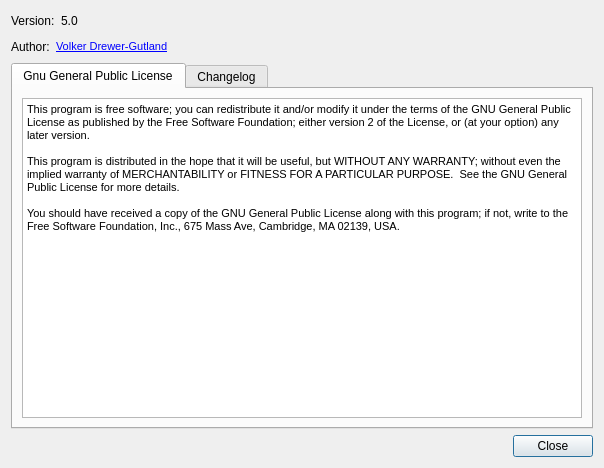
<?xml version="1.0" encoding="UTF-8"?>
<ui version="4.0">
 <class>aboutDialog</class>
 <widget class="QDialog" name="aboutDialog">
  <property name="geometry">
   <rect>
    <x>0</x>
    <y>0</y>
    <width>604</width>
    <height>468</height>
   </rect>
  </property>
  <property name="windowTitle">
   <string>About CS8 Backup</string>
  </property>
  <property name="modal">
   <bool>true</bool>
  </property>
  <layout class="QVBoxLayout">
   <item>
    <layout class="QHBoxLayout">
     <item>
      <widget class="QLabel" name="label_3">
       <property name="text">
        <string>Version:</string>
       </property>
      </widget>
     </item>
     <item>
      <widget class="QLabel" name="labelVersion">
       <property name="text">
        <string>5.0</string>
       </property>
       <property name="textFormat">
        <enum>Qt::RichText</enum>
       </property>
      </widget>
     </item>
     <item>
      <spacer>
       <property name="orientation">
        <enum>Qt::Horizontal</enum>
       </property>
       <property name="sizeHint" stdset="0">
        <size>
         <width>40</width>
         <height>20</height>
        </size>
       </property>
      </spacer>
     </item>
    </layout>
   </item>
   <item>
    <layout class="QHBoxLayout">
     <item>
      <widget class="QLabel" name="label">
       <property name="text">
        <string>Author:</string>
       </property>
      </widget>
     </item>
     <item>
      <widget class="QLabel" name="label_2">
       <property name="text">
        <string>&lt;!DOCTYPE HTML PUBLIC &quot;-//W3C//DTD HTML 4.0//EN&quot; &quot;http://www.w3.org/TR/REC-html40/strict.dtd&quot;&gt;
&lt;html&gt;&lt;head&gt;&lt;meta name=&quot;qrichtext&quot; content=&quot;1&quot; /&gt;&lt;style type=&quot;text/css&quot;&gt;
p, li { white-space: pre-wrap; }
&lt;/style&gt;&lt;/head&gt;&lt;body style=&quot; font-family:'MS Shell Dlg 2'; font-size:8pt; font-weight:400; font-style:normal;&quot;&gt;
&lt;p style=&quot; margin-top:0px; margin-bottom:0px; margin-left:0px; margin-right:0px; -qt-block-indent:0; text-indent:0px;&quot;&gt;&lt;a href=&quot;mailto:vdg@saxe-group.com&quot;&gt;&lt;span style=&quot; font-family:'Courier New,courier'; text-decoration: underline; color:#0000ff;&quot;&gt;Volker Drewer-Gutland&lt;/span&gt;&lt;/a&gt;&lt;/p&gt;&lt;/body&gt;&lt;/html&gt;</string>
       </property>
       <property name="textFormat">
        <enum>Qt::RichText</enum>
       </property>
       <property name="openExternalLinks">
        <bool>true</bool>
       </property>
      </widget>
     </item>
     <item>
      <spacer>
       <property name="orientation">
        <enum>Qt::Horizontal</enum>
       </property>
       <property name="sizeHint" stdset="0">
        <size>
         <width>40</width>
         <height>20</height>
        </size>
       </property>
      </spacer>
     </item>
    </layout>
   </item>
   <item>
    <widget class="QTabWidget" name="tabWidget">
     <property name="tabPosition">
      <enum>QTabWidget::North</enum>
     </property>
     <property name="tabShape">
      <enum>QTabWidget::Rounded</enum>
     </property>
     <property name="currentIndex">
      <number>0</number>
     </property>
     <widget class="QWidget" name="tab">
      <attribute name="title">
       <string>Gnu General Public License</string>
      </attribute>
      <layout class="QVBoxLayout">
       <item>
        <widget class="QTextEdit" name="textEdit">
         <property name="readOnly">
          <bool>true</bool>
         </property>
         <property name="html">
          <string>&lt;!DOCTYPE HTML PUBLIC &quot;-//W3C//DTD HTML 4.0//EN&quot; &quot;http://www.w3.org/TR/REC-html40/strict.dtd&quot;&gt;
&lt;html&gt;&lt;head&gt;&lt;meta name=&quot;qrichtext&quot; content=&quot;1&quot; /&gt;&lt;style type=&quot;text/css&quot;&gt;
p, li { white-space: pre-wrap; }
&lt;/style&gt;&lt;/head&gt;&lt;body style=&quot; font-family:'MS Shell Dlg 2'; font-size:8.25pt; font-weight:400; font-style:normal;&quot;&gt;
&lt;p style=&quot; margin-top:0px; margin-bottom:0px; margin-left:0px; margin-right:0px; -qt-block-indent:0; text-indent:0px;&quot;&gt;&lt;span style=&quot; font-size:8pt;&quot;&gt;This program is free software; you can redistribute it and/or modify it under the terms of the GNU General Public License as published by the Free Software Foundation; either version 2 of the License, or (at your option) any later version.&lt;/span&gt;&lt;/p&gt;
&lt;p style=&quot;-qt-paragraph-type:empty; margin-top:0px; margin-bottom:0px; margin-left:0px; margin-right:0px; -qt-block-indent:0; text-indent:0px; font-size:8pt;&quot;&gt;&lt;br /&gt;&lt;/p&gt;
&lt;p style=&quot; margin-top:0px; margin-bottom:0px; margin-left:0px; margin-right:0px; -qt-block-indent:0; text-indent:0px;&quot;&gt;&lt;span style=&quot; font-size:8pt;&quot;&gt;This program is distributed in the hope that it will be useful, but WITHOUT ANY WARRANTY; without even the implied warranty of MERCHANTABILITY or FITNESS FOR A PARTICULAR PURPOSE.  See the GNU General Public License for more details. &lt;/span&gt;&lt;/p&gt;
&lt;p style=&quot;-qt-paragraph-type:empty; margin-top:0px; margin-bottom:0px; margin-left:0px; margin-right:0px; -qt-block-indent:0; text-indent:0px; font-size:8pt;&quot;&gt;&lt;br /&gt;&lt;/p&gt;
&lt;p style=&quot; margin-top:0px; margin-bottom:0px; margin-left:0px; margin-right:0px; -qt-block-indent:0; text-indent:0px;&quot;&gt;&lt;span style=&quot; font-size:8pt;&quot;&gt;You should have received a copy of the GNU General Public License along with this program; if not, write to the Free Software Foundation, Inc., 675 Mass Ave, Cambridge, MA 02139, USA.&lt;/span&gt;&lt;/p&gt;&lt;/body&gt;&lt;/html&gt;</string>
         </property>
        </widget>
       </item>
      </layout>
     </widget>
     <widget class="QWidget" name="tab_2">
      <attribute name="title">
       <string>Changelog</string>
      </attribute>
      <layout class="QVBoxLayout">
       <item>
        <widget class="QTextEdit" name="textEditChangelog">
         <property name="readOnly">
          <bool>true</bool>
         </property>
         <property name="html">
          <string>&lt;!DOCTYPE HTML PUBLIC &quot;-//W3C//DTD HTML 4.0//EN&quot; &quot;http://www.w3.org/TR/REC-html40/strict.dtd&quot;&gt;
&lt;html&gt;&lt;head&gt;&lt;meta name=&quot;qrichtext&quot; content=&quot;1&quot; /&gt;&lt;style type=&quot;text/css&quot;&gt;
p, li { white-space: pre-wrap; }
&lt;/style&gt;&lt;/head&gt;&lt;body style=&quot; font-family:'MS Shell Dlg 2'; font-size:8.25pt; font-weight:400; font-style:normal;&quot;&gt;
&lt;p style=&quot; margin-top:0px; margin-bottom:0px; margin-left:0px; margin-right:0px; -qt-block-indent:0; text-indent:0px;&quot;&gt;&lt;span style=&quot; font-size:8pt; font-weight:600;&quot;&gt;Version 5.0&lt;/span&gt;&lt;/p&gt;
&lt;p style=&quot; margin-top:0px; margin-bottom:0px; margin-left:0px; margin-right:0px; -qt-block-indent:0; text-indent:0px;&quot;&gt;&lt;span style=&quot; font-size:8pt;&quot;&gt;- Ported to Qt5 framwork&lt;/span&gt;&lt;/p&gt;
&lt;p style=&quot; margin-top:0px; margin-bottom:0px; margin-left:0px; margin-right:0px; -qt-block-indent:0; text-indent:0px;&quot;&gt;&lt;span style=&quot; font-size:8pt;&quot;&gt;- Integrated cs8LogFileViewer&lt;/span&gt;&lt;/p&gt;
&lt;p style=&quot;-qt-paragraph-type:empty; margin-top:0px; margin-bottom:0px; margin-left:0px; margin-right:0px; -qt-block-indent:0; text-indent:0px; font-size:8pt; font-weight:600;&quot;&gt;&lt;br /&gt;&lt;/p&gt;&lt;/body&gt;&lt;/html&gt;</string>
         </property>
        </widget>
       </item>
      </layout>
     </widget>
    </widget>
   </item>
   <item>
    <widget class="QDialogButtonBox" name="buttonBox">
     <property name="orientation">
      <enum>Qt::Horizontal</enum>
     </property>
     <property name="standardButtons">
      <set>QDialogButtonBox::Close</set>
     </property>
    </widget>
   </item>
  </layout>
 </widget>
 <resources/>
 <connections>
  <connection>
   <sender>buttonBox</sender>
   <signal>accepted()</signal>
   <receiver>aboutDialog</receiver>
   <slot>accept()</slot>
   <hints>
    <hint type="sourcelabel">
     <x>248</x>
     <y>254</y>
    </hint>
    <hint type="destinationlabel">
     <x>157</x>
     <y>274</y>
    </hint>
   </hints>
  </connection>
  <connection>
   <sender>buttonBox</sender>
   <signal>rejected()</signal>
   <receiver>aboutDialog</receiver>
   <slot>reject()</slot>
   <hints>
    <hint type="sourcelabel">
     <x>316</x>
     <y>260</y>
    </hint>
    <hint type="destinationlabel">
     <x>286</x>
     <y>274</y>
    </hint>
   </hints>
  </connection>
 </connections>
</ui>
